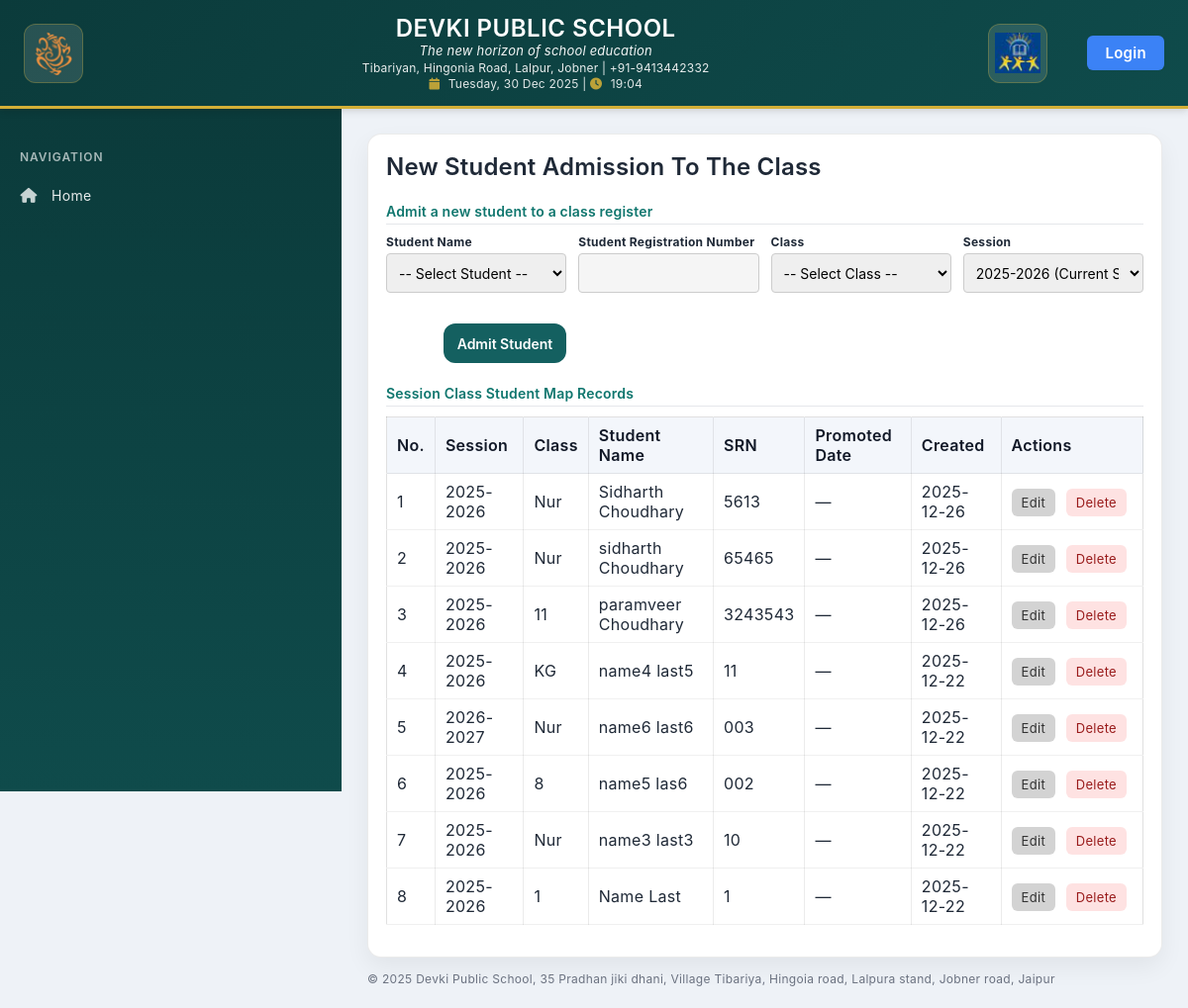
Before: /students/manage-session-class-student-map/ with the older database file.
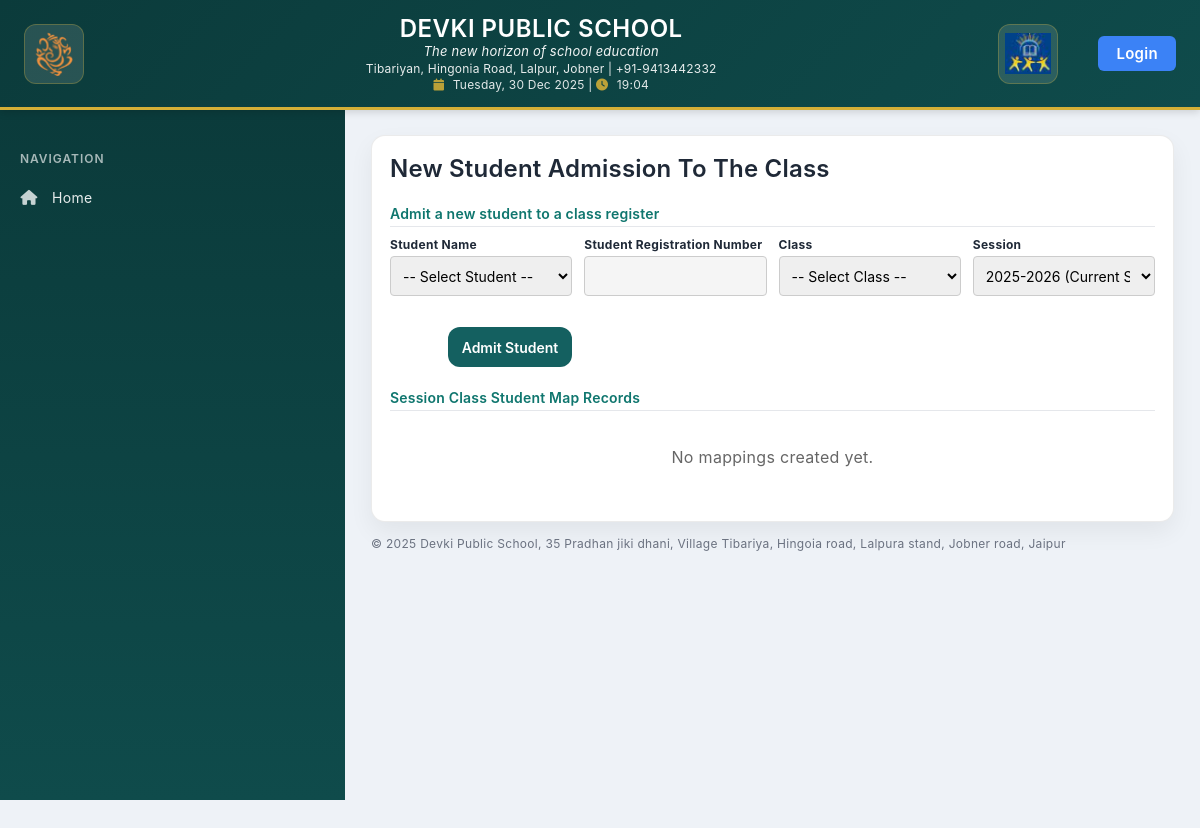
After: the same page with the newer database file.
### students/models.py (models this page shows, shortened)
class SessionClassStudentMap(models.Model):
    session = models.ForeignKey('dailyLedger.Session', on_delete=models.CASCADE, related_name='class_student_maps')
    student_class = models.ForeignKey('Class', on_delete=models.CASCADE, related_name='session_student_maps')
    student = models.ForeignKey('Student', on_delete=models.CASCADE, related_name='session_class_maps')
    srn = models.CharField(max_length=50, blank=True, null=True, verbose_name='Student Registration Number')
    promoted_date = models.DateTimeField(null=True, blank=True, verbose_name='Promotion Date')
    created_at = models.DateTimeField(auto_now_add=True)
    updated_at = models.DateTimeField(auto_now=True)
    class Meta:
        unique_together = ['session', 'student_class', 'student']
        ordering = ['session', 'student_class__age', 'student__first_name']
        verbose_name_plural = "Session Class Student Maps"

class Class(models.Model):
    class_name = models.CharField(max_length=100, unique=True)
    class_code = models.CharField(max_length=5, unique=True, blank=True, null=True)
    age = models.IntegerField()
    created_at = models.DateTimeField(auto_now_add=True)
    updated_at = models.DateTimeField(auto_now=True)
    class Meta:
        ordering = ['age']
        verbose_name_plural = "Classes"

class Student(models.Model):
    CLASS_CHOICES = [
        (1, '1'),
        (2, '2'),
        (3, '3'),
        (4, '4'),
        (5, '5'),
        (6, '6'),
        (7, '7'),
        (8, '8'),
        (9, '9'),
        (10, '10'),
        (11, '11'),
        (12, '12'),
    ]
    GENDER_CHOICES = [
        ('male', 'Male'),
        ('female', 'Female'),
        ('3rd_gender', '3rd Gender'),
    ]
    first_name = models.CharField(max_length=100, default='')
    last_name = models.CharField(max_length=100, default='')
    date_of_birth = models.DateField(null=True, blank=True)
    gender = models.CharField(max_length=20, choices=GENDER_CHOICES)
    fathers_name = models.CharField(max_length=200)
    mothers_name = models.CharField(max_length=200)
    gardians_name = models.CharField(max_length=200, blank=True, null=True)
    medical_conditions = models.TextField(blank=True, null=True)
    dietary_restrictions = models.TextField(blank=True, null=True)
    fathers_phone = models.CharField(max_length=20, blank=True, null=True)
    mothers_phone = models.CharField(max_length=20, blank=True, null=True)
    gardians_phone = models.CharField(max_length=20, blank=True, null=True)
    student_class = models.ForeignKey('Class', on_delete=models.SET_NULL, null=True, related_name='students_in_class')
    transport_method = models.BooleanField(default=False, verbose_name='Uses School Bus')
    previous_school = models.CharField(max_length=200, blank=True, null=True)
    srn = models.CharField(max_length=50, blank=True, null=True, unique=True, verbose_name='Student Registration Number')
    rte = models.BooleanField(default=False, verbose_name='Right to Education')
    primary_account_holder = models.BooleanField(default=False, verbose_name='Primary Account Holder')
    admission_date = models.DateField(blank=True, null=True, verbose_name='Admission Date')
    fees_account = models.ForeignKey('FeesAccount', on_delete=models.SET_NULL, null=True, blank=True, related_name='students')
    session = models.ForeignKey('dailyLedger.Session', on_delete=models.SET_NULL, null=True, blank=True, related_name='students')
    image = models.ImageField(upload_to='students/', blank=True, null=True)
    created_at = models.DateTimeField(auto_now_add=True)
    updated_at = models.DateTimeField(auto_now=True)
    class Meta:
        ordering = ['student_class__age', 'first_name', 'last_name']

### dailyLedger/models.py (models this page shows, shortened)
class Session(models.Model):
    STATUS_CHOICES = [
        ("", "-- Select Status --"),
        ("next_session", "Next Session"),
        ("current_session", "Current Session"),
        ("old_session", "Old Session"),
    ]
    session = models.CharField(max_length=80, unique=True)
    status = models.CharField(max_length=20, choices=STATUS_CHOICES, default="", blank=True)
    created_at = models.DateTimeField(auto_now_add=True)
    class Meta:
        ordering = ["-session"]

### students/views.py (the view, shortened to what this page needs)
# urls.py: path('manage-session-class-student-map/', views.manage_session_class_student_map, name='manage_session_class_student_map'),
def manage_session_class_student_map(request):
    from .models import SessionClassStudentMap
    from dailyLedger.models import Session
    from dailyLedger.models import Session
    all_sessions = Session.objects.all().order_by('-id')
    active_sessions = Session.objects.filter(status='current_session').order_by('-id')
    new_sessions = Session.objects.filter(status='next_session').order_by('-id')
    classes = Class.objects.all().order_by('age')
    mapped_student_ids = SessionClassStudentMap.objects.values_list('student_id', flat=True).distinct()
    unmapped_students = Student.objects.exclude(id__in=mapped_student_ids).order_by('first_name', 'last_name')
    current_session = Session.objects.filter(status='current_session').first()
    existing_mappings = SessionClassStudentMap.objects.all().select_related(
        'session', 'student_class', 'student'
    ).order_by('-created_at')
    context = {
        'all_sessions': all_sessions,
        'active_sessions': active_sessions,
        'new_sessions': new_sessions,
        'classes': classes,
        'students': unmapped_students,
        'existing_mappings': existing_mappings,
        'current_session': current_session,
    }
    return render(request, 'students/manage_session_class_student_map.html', context)

### students/templates/students/manage_session_class_student_map.html (shortened to what this page needs)
{% extends 'website/base.html' %}
{% block content %}
<h2 style="margin-top:0;">New Student Admission To The Class</h2>
<div class="card" style="margin-bottom:14px;">
  <h3 class="form-section">Admit a new student to a class register</h3>
  <form method="post">
    <div class="entry-grid">
      <div class="field">
        <label>Student Name</label>
        <select name="student" required style="width: 100%; padding: 8px; border: 1px solid #ccc; border-radius: 4px;">
          <option value="">-- Select Student --</option>
        </select>
      </div>
      <div class="field">
        <label>Student Registration Number</label>
        <input type="text" id="srn_display" readonly style="width: 100%; padding: 8px; border: 1px solid #ccc; border-radius: 4px; background: #f5f5f5;">
      </div>
      <div class="field">
        <label>Class</label>
        <select name="class" required style="width: 100%; padding: 8px; border: 1px solid #ccc; border-radius: 4px;">
          <option value="">-- Select Class --</option>
        </select>
      </div>
      <div class="field">
        <label>Session</label>
        <select name="session" required style="width: 100%; padding: 8px; border: 1px solid #ccc; border-radius: 4px;">
          {% for session in all_sessions %}
            <option value="{{ session.id }}" {% if current_session.id == session.id %}selected{% endif %}>{{ session.session }} ({{ session.get_status_display }})</option>
          {% endfor %}
        </select>
      </div>
      <div class="field field-btn">
        <label>&nbsp;</label>
        <button type="submit">Admit Student</button>
      </div>
    </div>
  </form>
</div>
<div class="card" style="margin-bottom:14px;">
  <h3 class="form-section">Session Class Student Map Records</h3>
  {% if existing_mappings %}
    <table>
      <tr>
        <th>No.</th>
        <th>Session</th>
        <th>Class</th>
        <th>Student Name</th>
        <th>SRN</th>
        <th>Promoted Date</th>
        <th>Created</th>
        <th>Actions</th>
      </tr>
      {% for mapping in existing_mappings %}
      <tr>
        <td>{{ forloop.counter }}</td>
        <td>{{ mapping.session.session }}</td>
        <td>{{ mapping.student_class.class_code }}</td>
        <td>{{ mapping.student.first_name }} {{ mapping.student.last_name }}</td>
        <td>{{ mapping.srn|default:"—" }}</td>
        <td>{{ mapping.promoted_date|default:"—" }}</td>
        <td>{{ mapping.created_at|date:"Y-m-d" }}</td>
        <td class="actions">
          <a class="btn-edit" href="/students/manage-session-class-student-map/?edit={{ mapping.id }}">Edit</a>
          <a class="btn-delete"
             onclick="return confirm('Delete this mapping?')"
             href="/students/manage-session-class-student-map/delete/{{ mapping.id }}/">
             Delete
          </a>
        </td>
      </tr>
      {% endfor %}
    </table>
  {% else %}
    <p style="padding: 20px; text-align: center; color: #666;">No mappings created yet.</p>
  {% endif %}
</div>
{% endblock %}

Changed rows visible on the page:
removed SessionClassStudentMap: session.session "2025-2026", student_class.class_code "Nur", student.first_name "Sidharth", student.last_name "Choudhary", srn "5613", promoted_date "—", created_at "2025-12-26"
removed SessionClassStudentMap: session.session "2025-2026", student_class.class_code "Nur", student.first_name "sidharth", student.last_name "Choudhary", srn "65465", promoted_date "—", created_at "2025-12-26"
removed SessionClassStudentMap: session.session "2025-2026", student_class.class_code "11", student.first_name "paramveer", student.last_name "Choudhary", srn "3243543", promoted_date "—", created_at "2025-12-26"
removed SessionClassStudentMap: session.session "2025-2026", student_class.class_code "KG", student.first_name "name4", student.last_name "last5", srn "11", promoted_date "—", created_at "2025-12-22"
removed SessionClassStudentMap: session.session "2026-2027", student_class.class_code "Nur", student.first_name "name6", student.last_name "last6", srn "003", promoted_date "—", created_at "2025-12-22"
removed SessionClassStudentMap: session.session "2025-2026", student_class.class_code "8", student.first_name "name5", student.last_name "las6", srn "002", promoted_date "—", created_at "2025-12-22"
removed SessionClassStudentMap: session.session "2025-2026", student_class.class_code "Nur", student.first_name "name3", student.last_name "last3", srn "10", promoted_date "—", created_at "2025-12-22"
removed SessionClassStudentMap: session.session "2025-2026", student_class.class_code "1", student.first_name "Name", student.last_name "Last", srn "1", promoted_date "—", created_at "2025-12-22"
Other visible differences:
text no longer shown: "No. Session Class Student Name SRN Promoted Date Created Actions"
text now shown: "No mappings created yet."
